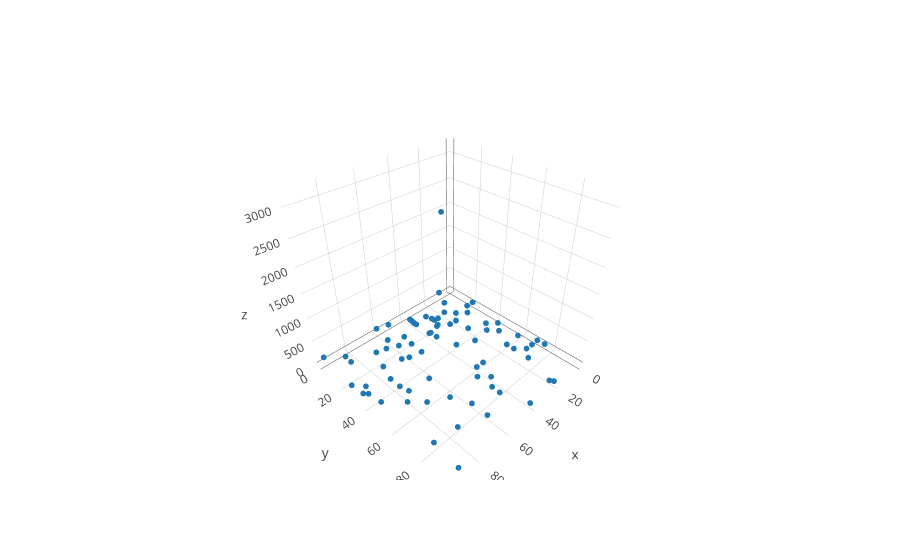

Notebook code for this chart:
### Markdown cell above
Here, we take a sample of 20 percent of the above grid to "observe"

### Code cell
X_part, y_part = sim.rand_partial_grid(X, y, 0.2)
X_full, y_full, obs_idx, imag_idx = fill_grid(X_part, y_part)

color = np.zeros(X_full.shape[0])
color[obs_idx] = 1.0
trace_partial_obs = go.Scatter3d(x = X_full[obs_idx, 0], y = X_full[obs_idx, 1],
                                 z= y[obs_idx], mode = 'markers', marker=dict(size = 2))
iplot([trace_partial_obs])

### Figure 1 — Plotly figure (JSON) as saved in the notebook; plotly's stock layout.template omitted (floating-point values rounded to 4 significant figures)
{"data": [{"marker": {"size": 2}, "mode": "markers", "type": "scatter3d", "x": [0, 0, 0, 5, 5, 5, 5, 10, 10, 10, 10, 10, 15, 15, 15, 15, 15, 15, 20, 20, 20, 20, 25, 25, 25, 30, 35, 35, 35, 35, 35, 40, 40, 40, 40, 45, 45, 45, 45, 45, 45, 50, 50, 55, 55, 55, 55, 60, 60, 60, 60, 60, 60, 65, 65, 65, 65, 65, 65, 70, 75, 75, 75, 75, 75, 80, 80, 85, 85, 85, 90, 90, 90, 90, 95, 95, 95, 95, 95, 95], "y": [20, 70, 75, 20, 45, 60, 70, 0, 25, 40, 50, 70, 10, 20, 45, 60, 65, 75, 15, 25, 35, 95, 25, 45, 95, 20, 15, 20, 25, 40, 60, 10, 60, 70, 95, 15, 30, 35, 65, 75, 80, 20, 40, 5, 25, 30, 40, 0, 10, 20, 55, 75, 85, 15, 35, 45, 50, 55, 65, 35, 20, 25, 45, 50, 80, 45, 65, 5, 10, 45, 30, 65, 80, 95, 0, 25, 35, 40, 50, 70], "z": [21, 3, 14, 19, 41, 23, 1, 100, 23, 35, 40, 9, 95, 12, 57, 5, 9, 2, 30, 4, 5, 20, 9, 2, 161, 160, 198, 244, 190, 1, 2, 34, 5, 5, 12, 255, 292, 546, 6, 9, 1, 480, 502, 187, 126, 681, 681, 89, 12, 82, 3156, 4, 2, 9, 239, 584, 87, 1445, 20, 309, 243, 14, 1115, 1550, 12, 147, 306, 32, 13, 442, 21, 813, 109, 23, 123, 46, 105, 229, 308, 848]}], "layout": {}}
